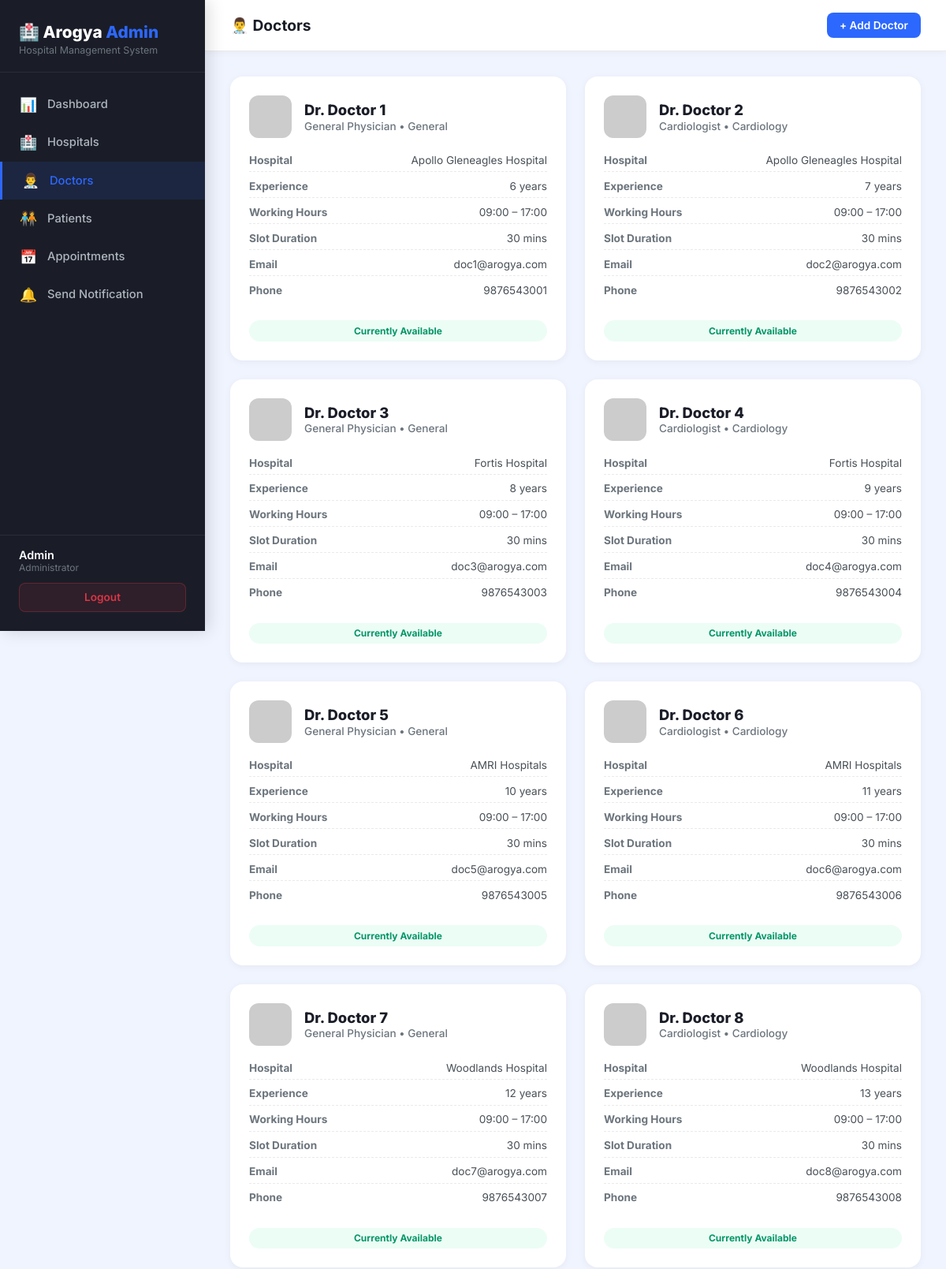
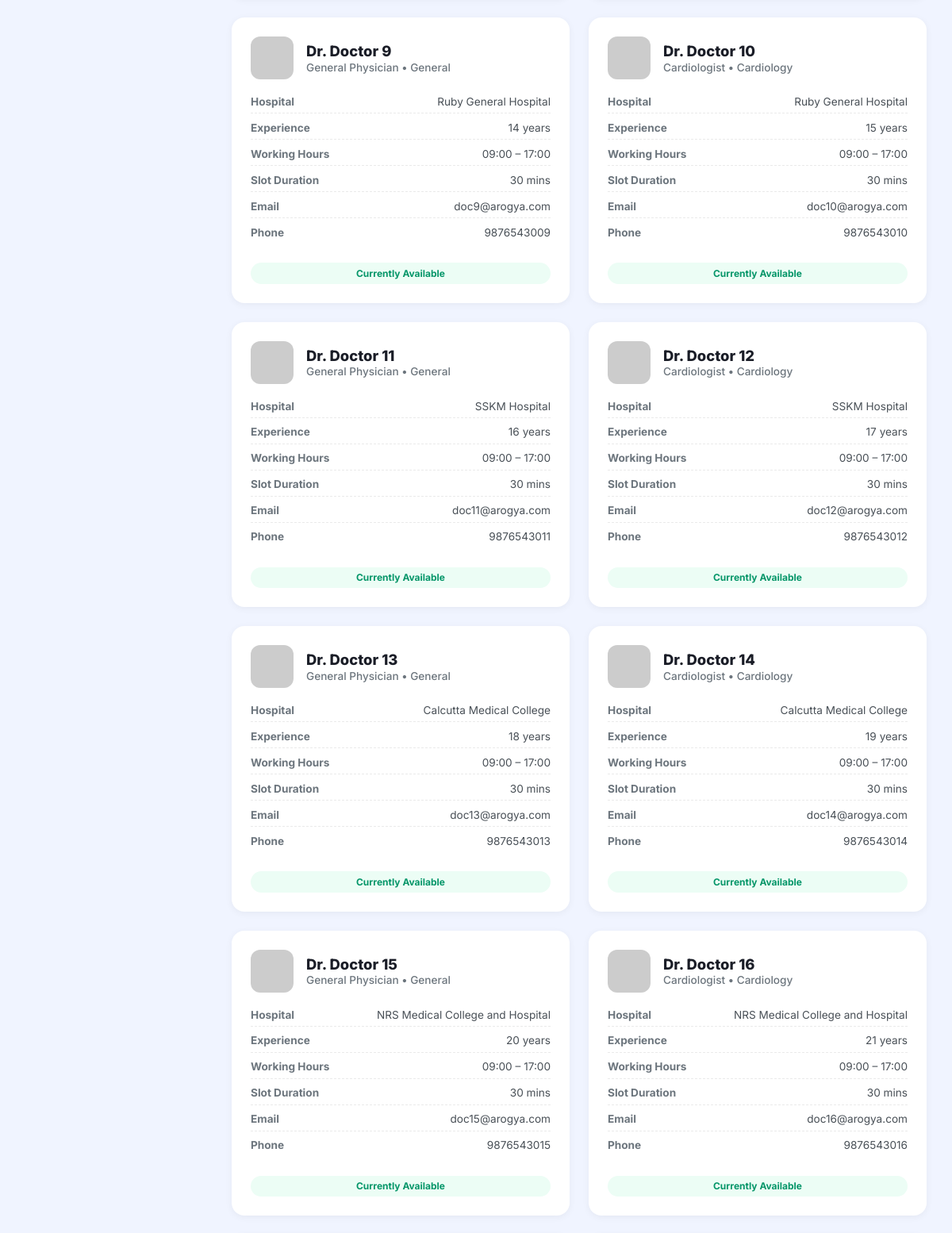
Page /admin/doctors (signed in, upper part) on the committed database (2 pictures, top to bottom).
### models.py (models this page shows, shortened)
class User(UserMixin, db.Model):
    __tablename__ = 'users'
    id = db.Column(db.Integer, primary_key=True)
    name = db.Column(db.String(100), nullable=False)
    email = db.Column(db.String(120), unique=True, nullable=False)
    password_hash = db.Column(db.String(256), nullable=False)
    role = db.Column(db.String(20), nullable=False, default='patient')  # patient, doctor, admin
    phone = db.Column(db.String(20))
    age = db.Column(db.Integer, nullable=True)
    city = db.Column(db.String(100), default='')
    address = db.Column(db.Text, default='')
    is_active_user = db.Column(db.Boolean, default=True)
    created_at = db.Column(db.DateTime, default=datetime.utcnow)
    doctor_profile = db.relationship('Doctor', backref='user', uselist=False, cascade='all, delete-orphan')
    appointments_as_patient = db.relationship(
        'Appointment', backref='patient', foreign_keys='Appointment.patient_id', cascade='all, delete-orphan'
    )
    notifications = db.relationship('Notification', backref='user', cascade='all, delete-orphan')

class Doctor(db.Model):
    __tablename__ = 'doctors'
    id = db.Column(db.Integer, primary_key=True)
    user_id = db.Column(db.Integer, db.ForeignKey('users.id'), nullable=False, unique=True)
    hospital_id = db.Column(db.Integer, db.ForeignKey('hospitals.id'), nullable=True)
    specialization = db.Column(db.String(100), nullable=False)
    qualification = db.Column(db.String(200))
    experience = db.Column(db.Integer, default=0)
    department = db.Column(db.String(100))
    slot_duration = db.Column(db.Integer, default=30)  # minutes
    working_hours_start = db.Column(db.String(10), default='09:00')
    working_hours_end = db.Column(db.String(10), default='17:00')
    is_available = db.Column(db.Boolean, default=True)
    appointments = db.relationship('Appointment', backref='doctor', cascade='all, delete-orphan')
    unavailable_dates = db.relationship('DoctorUnavailability', backref='doctor', cascade='all, delete-orphan')

class Hospital(db.Model):
    __tablename__ = 'hospitals'
    id = db.Column(db.Integer, primary_key=True)
    name = db.Column(db.String(200), nullable=False)
    type = db.Column(db.String(50), nullable=False)  # 'Private', 'Government'
    city = db.Column(db.String(100), nullable=False)
    address = db.Column(db.Text, nullable=False)
    contact_number = db.Column(db.String(20))
    rating = db.Column(db.Float, default=4.0)
    opening_hours = db.Column(db.String(100), default="24/7")
    map_url = db.Column(db.Text)
    created_at = db.Column(db.DateTime, default=datetime.utcnow)
    doctors = db.relationship('Doctor', backref='hospital', cascade='all, delete-orphan')

### app.py (the view)
@app.route('/admin/doctors')
@login_required
@admin_required
def doctors_page():
    doctors = Doctor.query.join(User).all()
    return render_template('doctors.html', doctors=doctors)

### app.py (called while the page is built)
@login_manager.user_loader
def load_user(user_id):
    return User.query.get(int(user_id))

def admin_required(f):
    @wraps(f)
    def decorated(*args, **kwargs):
        if not current_user.is_authenticated or current_user.role != 'admin':
            return jsonify({'error': 'Admin access required'}), 403
        return f(*args, **kwargs)
    return decorated

### templates/doctors.html (shortened to what this page needs)
<!DOCTYPE html>
<html lang="en">
<head>
</head>
<body>
<aside class="sidebar">
    <div class="sidebar-brand"><h1>🏥 Arogya <span>Admin</span></h1><p>Hospital Management System</p></div>
    <nav class="sidebar-nav">
        <a href="{{ url_for('admin_dashboard') }}"><span class="icon">📊</span> Dashboard</a>
        <a href="{{ url_for('admin_hospitals_page') }}"><span class="icon">🏥</span> Hospitals</a>
        <a href="{{ url_for('doctors_page') }}" class="active"><span class="icon">👨‍⚕️</span> Doctors</a>
        <a href="{{ url_for('patients_page') }}"><span class="icon">🧑‍🤝‍🧑</span> Patients</a>
        <a href="{{ url_for('admin_appointments_page') }}"><span class="icon">📅</span> Appointments</a>
        <a href="{{ url_for('admin_notify_page') }}"><span class="icon">🔔</span> Send Notification</a>
    </nav>
    <div class="sidebar-bottom">
        <div class="sidebar-user">{{ current_user.name }}<small>Administrator</small></div>
        <a href="{{ url_for('logout_page') }}" class="btn-logout">Logout</a>
    </div>
</aside>
<main class="main">
    <div class="topbar">
        <h2>👨‍⚕️ Doctors</h2>
        <div class="topbar-right">
            <a href="{{ url_for('add_doctor_page') }}" class="btn-primary">+ Add Doctor</a>
        </div>
    </div>
    <div class="content">
        {% if doctors %}
        <div class="doctor-grid">
            {% for doc in doctors %}
            <div class="doctor-card">
                <div class="doc-header">
                    <img src="https://i.pravatar.cc/150?img={{ doc.id % 50 + 10 }}" class="doc-avatar" alt="Doctor">
                    <div>
                        <div class="doc-title">Dr. {{ doc.user.name }}</div>
                        <div class="doc-subtitle">{{ doc.specialization }} • {{ doc.department }}</div>
                    </div>
                </div>
                <div class="doc-meta">
                    <p><strong>Hospital</strong> <span>{{ doc.hospital.name if doc.hospital else 'N/A' }}</span></p>
                    <p><strong>Experience</strong> <span>{{ doc.experience }} years</span></p>
                    <p><strong>Working Hours</strong> <span>{{ doc.working_hours_start }} – {{ doc.working_hours_end }}</span></p>
                    <p><strong>Slot Duration</strong> <span>{{ doc.slot_duration }} mins</span></p>
                    <p><strong>Email</strong> <span>{{ doc.user.email }}</span></p>
                    <p><strong>Phone</strong> <span>{{ doc.user.phone or 'N/A' }}</span></p>
                </div>
                <div class="badge {{ 'badge-available' if doc.is_available else 'badge-unavailable' }}">
                    {{ 'Currently Available' if doc.is_available else 'Unavailable' }}
                </div>
            </div>
            {% endfor %}
        </div>
        {% else %}
        <div class="empty-state">
            <h3>No doctors yet</h3>
            <p>Click "Add Doctor" to register your first doctor.</p>
        </div>
        {% endif %}
    </div>
</main>
</body>
</html>

### templates/doctors.html (style rules this page uses)
* { margin: 0; padding: 0; box-sizing: border-box; }
body { font-family: 'Inter', sans-serif; background: #F0F4FF; min-height: 100vh; }
.sidebar { width: 260px; height: 100vh; background: #1A1D27; position: fixed; left: 0; top: 0; z-index: 200; display: flex; flex-direction: column; box-shadow: 4px 0 20px rgba(0,0,0,0.15); }
.sidebar-brand { padding: 1.75rem 1.5rem 1.25rem; border-bottom: 1px solid rgba(255,255,255,0.07); }
.sidebar-brand h1 { color: #fff; font-size: 1.3rem; font-weight: 800; }
.sidebar-brand span { color: #2D68FE; }
.sidebar-brand p { color: #6c757d; font-size: 0.78rem; margin-top: 0.2rem; }
.sidebar-nav { padding: 1rem 0; flex: 1; }
.sidebar-nav a { display: flex; align-items: center; gap: 0.75rem; padding: 0.85rem 1.5rem; color: #adb5bd; text-decoration: none; font-weight: 500; font-size: 0.92rem; transition: all 0.2s; }
.sidebar-nav a:hover, .sidebar-nav a.active { background: rgba(45,104,254,0.12); color: #2D68FE; border-left: 3px solid #2D68FE; }
.sidebar-nav .icon { font-size: 1.1rem; width: 24px; text-align: center; }
.sidebar-bottom { padding: 1rem 1.5rem 1.5rem; border-top: 1px solid rgba(255,255,255,0.07); }
.sidebar-user { color: #fff; font-weight: 600; font-size: 0.9rem; margin-bottom: 0.75rem; }
.sidebar-user small { display: block; color: #6c757d; font-size: 0.75rem; font-weight: 400; }
.btn-logout { width: 100%; padding: 0.6rem; background: rgba(220,53,69,0.1); border: 1px solid rgba(220,53,69,0.3); color: #dc3545; border-radius: 8px; cursor: pointer; font-family: inherit; font-weight: 600; font-size: 0.85rem; text-decoration: none; display: block; text-align: center; transition: all 0.2s; }
.main { margin-left: 260px; min-height: 100vh; }
.topbar { background: #fff; padding: 1rem 2rem; display: flex; align-items: center; justify-content: space-between; border-bottom: 1px solid #eaeaea; position: sticky; top: 0; z-index: 100; box-shadow: 0 2px 8px rgba(0,0,0,0.04); }
.topbar h2 { font-size: 1.2rem; font-weight: 700; color: #1A1D27; }
.topbar-right { display: flex; gap: 0.75rem; align-items: center; }
.btn-primary { background: #2D68FE; color: #fff; padding: 0.5rem 1rem; border-radius: 8px; text-decoration: none; font-weight: 600; font-size: 0.85rem; display: inline-block; transition: 0.2s; }
.content { padding: 2rem; }
.doctor-grid { display: grid; grid-template-columns: repeat(auto-fill, minmax(320px, 1fr)); gap: 1.5rem; }
.doctor-card { background: #fff; border-radius: 16px; padding: 1.5rem; box-shadow: 0 2px 10px rgba(0,0,0,0.05); display: flex; flex-direction: column; }
.doc-header { display: flex; align-items: center; gap: 1rem; margin-bottom: 1.25rem; }
.doc-avatar { width: 54px; height: 54px; border-radius: 12px; object-fit: cover; }
.doc-title { font-size: 1.15rem; font-weight: 800; color: #1A1D27; margin-bottom: 0.1rem; }
.doc-subtitle { font-size: 0.85rem; color: #6c757d; font-weight: 500; }
.doc-meta { display: grid; grid-template-columns: 1fr; gap: 0.6rem; margin-bottom: 1.5rem; flex: 1; }
.doc-meta p { font-size: 0.85rem; color: #495057; display: flex; justify-content: space-between; border-bottom: 1px dashed #eaeaea; padding-bottom: 0.4rem; }
.doc-meta p:last-child { border-bottom: none; }
.doc-meta strong { color: #6c757d; }
.badge { padding: 0.35rem 0.85rem; border-radius: 50px; font-size: 0.75rem; font-weight: 700; text-align: center; }
.badge-available { background: #ECFDF5; color: #059669; }

### rows in the picture
User: name "Admin"
Doctor: user.name "Doctor 1", specialization "General Physician", department "General", hospital "Apollo Gleneagles Hospital", experience "6", working_hours_start "09:00", working_hours_end "17:00", slot_duration "30", user.email "doc1@arogya.com", user "9876543001", is_available "Currently Available"
Doctor: user.name "Doctor 2", specialization "Cardiologist", department "Cardiology", hospital "Apollo Gleneagles Hospital", experience "7", working_hours_start "09:00", working_hours_end "17:00", slot_duration "30", user.email "doc2@arogya.com", user "9876543002", is_available "Currently Available"
Doctor: user.name "Doctor 3", specialization "General Physician", department "General", hospital "Fortis Hospital", experience "8", working_hours_start "09:00", working_hours_end "17:00", slot_duration "30", user.email "doc3@arogya.com", user "9876543003", is_available "Currently Available"
Doctor: user.name "Doctor 4", specialization "Cardiologist", department "Cardiology", hospital "Fortis Hospital", experience "9", working_hours_start "09:00", working_hours_end "17:00", slot_duration "30", user.email "doc4@arogya.com", user "9876543004", is_available "Currently Available"
Doctor: user.name "Doctor 5", specialization "General Physician", department "General", hospital "AMRI Hospitals", experience "10", working_hours_start "09:00", working_hours_end "17:00", slot_duration "30", user.email "doc5@arogya.com", user "9876543005", is_available "Currently Available"
Doctor: user.name "Doctor 6", specialization "Cardiologist", department "Cardiology", hospital "AMRI Hospitals", experience "11", working_hours_start "09:00", working_hours_end "17:00", slot_duration "30", user.email "doc6@arogya.com", user "9876543006", is_available "Currently Available"
Doctor: user.name "Doctor 7", specialization "General Physician", department "General", hospital "Woodlands Hospital", experience "12", working_hours_start "09:00", working_hours_end "17:00", slot_duration "30", user.email "doc7@arogya.com", user "9876543007", is_available "Currently Available"
Doctor: user.name "Doctor 8", specialization "Cardiologist", department "Cardiology", hospital "Woodlands Hospital", experience "13", working_hours_start "09:00", working_hours_end "17:00", slot_duration "30", user.email "doc8@arogya.com", user "9876543008", is_available "Currently Available"
Doctor: user.name "Doctor 9", specialization "General Physician", department "General", hospital "Ruby General Hospital", experience "14", working_hours_start "09:00", working_hours_end "17:00", slot_duration "30", user.email "doc9@arogya.com", user "9876543009", is_available "Currently Available"
Doctor: user.name "Doctor 10", specialization "Cardiologist", department "Cardiology", hospital "Ruby General Hospital", experience "15", working_hours_start "09:00", working_hours_end "17:00", slot_duration "30", user.email "doc10@arogya.com", user "9876543010", is_available "Currently Available"
Doctor: user.name "Doctor 11", specialization "General Physician", department "General", hospital "SSKM Hospital", experience "16", working_hours_start "09:00", working_hours_end "17:00", slot_duration "30", user.email "doc11@arogya.com", user "9876543011", is_available "Currently Available"
Doctor: user.name "Doctor 12", specialization "Cardiologist", department "Cardiology", hospital "SSKM Hospital", experience "17", working_hours_start "09:00", working_hours_end "17:00", slot_duration "30", user.email "doc12@arogya.com", user "9876543012", is_available "Currently Available"
Doctor: user.name "Doctor 13", specialization "General Physician", department "General", hospital "Calcutta Medical College", experience "18", working_hours_start "09:00", working_hours_end "17:00", slot_duration "30", user.email "doc13@arogya.com", user "9876543013", is_available "Currently Available"
Doctor: user.name "Doctor 14", specialization "Cardiologist", department "Cardiology", hospital "Calcutta Medical College", experience "19", working_hours_start "09:00", working_hours_end "17:00", slot_duration "30", user.email "doc14@arogya.com", user "9876543014", is_available "Currently Available"
Doctor: user.name "Doctor 15", specialization "General Physician", department "General", hospital "NRS Medical College and Hospital", experience "20", working_hours_start "09:00", working_hours_end "17:00", slot_duration "30", user.email "doc15@arogya.com", user "9876543015", is_available "Currently Available"
Doctor: user.name "Doctor 16", specialization "Cardiologist", department "Cardiology", hospital "NRS Medical College and Hospital", experience "21", working_hours_start "09:00", working_hours_end "17:00", slot_duration "30", user.email "doc16@arogya.com", user "9876543016", is_available "Currently Available"
